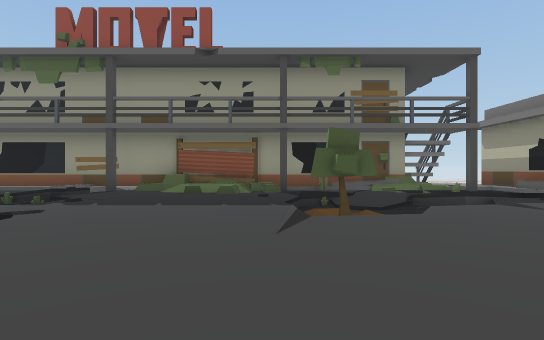
View 1 (above)

16 first-person views from a walk through a Unity game level. The camera is 1.2 m above the floor, looks level and sees 85° across. The floor is counted in squares, 2 m on a side. Each view is taken from the middle of a square. On the plan, view 1 faces up. The plan holds only what a view shows up to about 9 squares ahead; the rest is blank. The place goes on beyond the plan. The player character is not drawn. Some surface patterns are stand-ins.

View 2
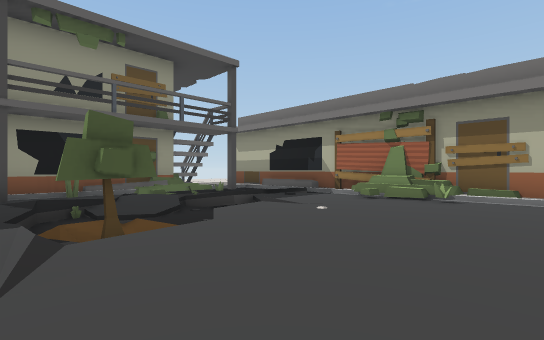

View 3
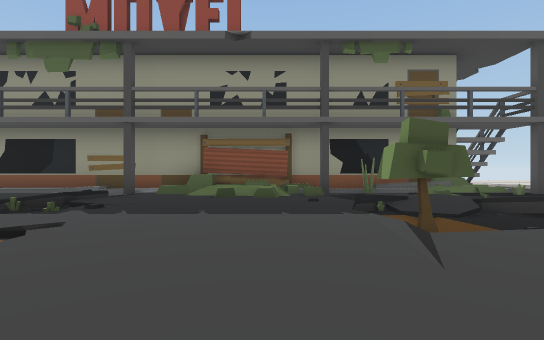

View 4
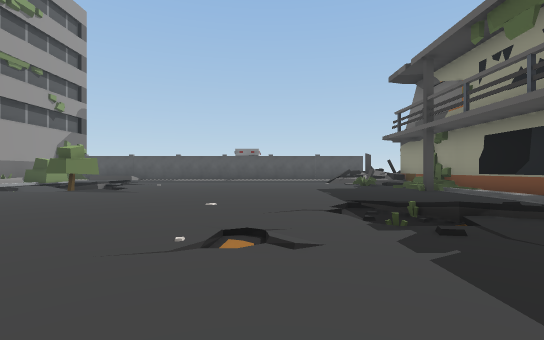

View 5
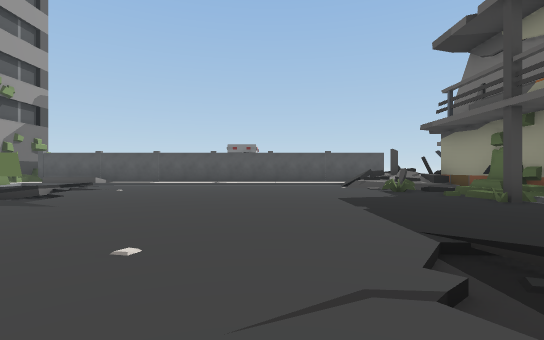

View 6
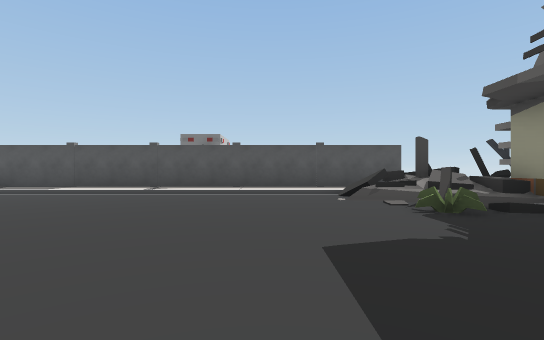

View 7
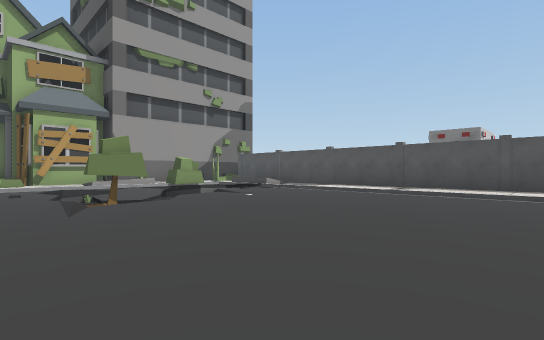

View 8
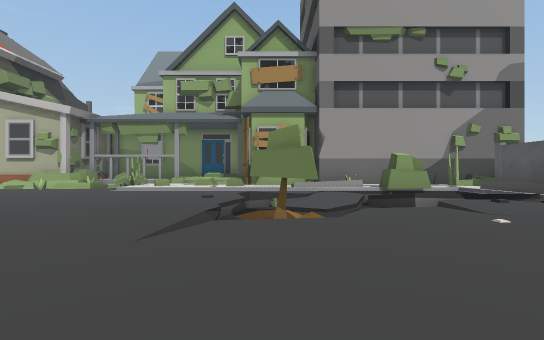

View 9
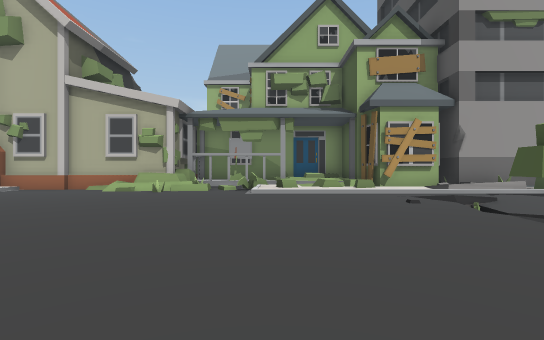

View 10
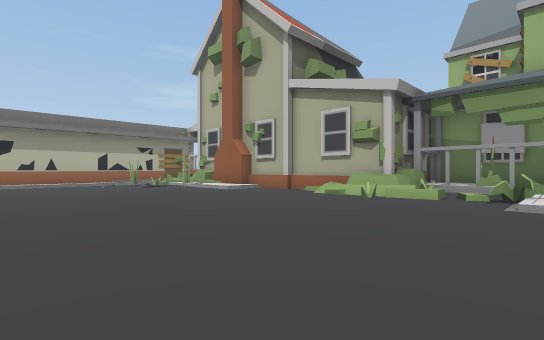

View 11
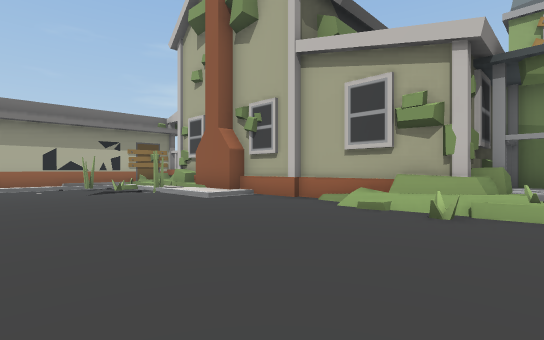

View 12
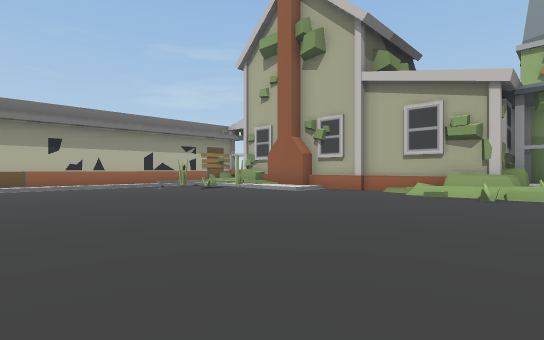

View 13
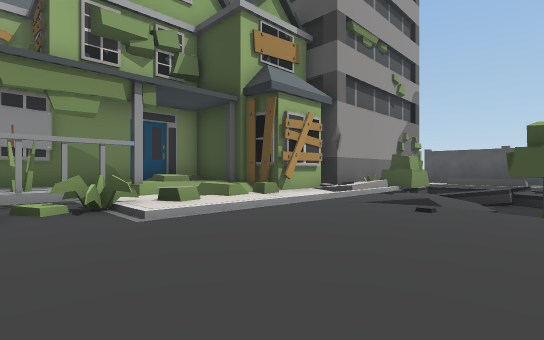

View 14
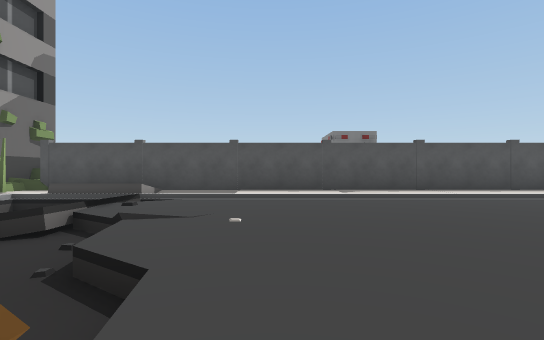

View 15
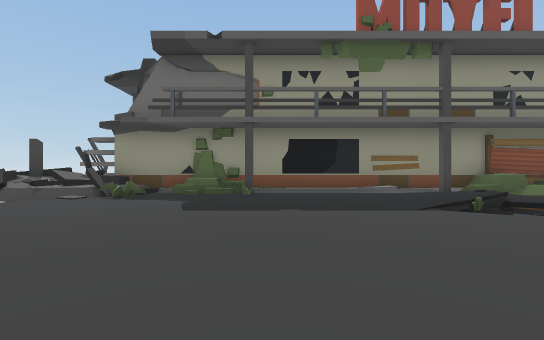

View 16
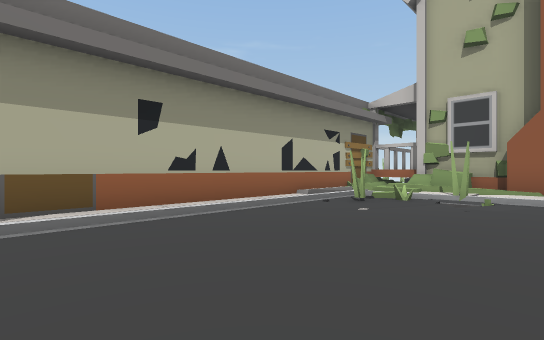

### Floor plan
Key: @ floor where view 1 was taken; # wall or solid block; . main floor; : floor 0.25 m higher than the main floor; + floor 0.5 m higher than the main floor; - floor 0.5 m lower than the main floor; / step, stairs or slope; = window, fence, low wall or low ledge; ^ raised ledge; T tree.
Columns run from 17 left of view 1 to 8 right of it. Each row starts with its distance up from view 1.
 10        #####    #
  9 ########///###^#######=##
  8 # #/==......////++./////#
  7 #///.=....../.....//////#
  6 #:.........///....T/--==#
  5 #:.........//.....///=..#
  4 #:.........../....//.../#
  3 #:.....................=#
  2 #/......................#
  1 #:......................##
  0 #:...............@......:#
 -1 #/....///...............:#
 -2 #./.=//T/...............:#
 -3 #=//=-///...............:#
 -4 #//////=............./.###
 -5 #//////..............//##
 -6 ##/##//.//::..=....::###
 -7 #  ######=#/=####.#####
 -8          ==#### ###

Positions as (right, up) in squares from view 1, and headings:
1: (0, 0), facing up
2: (0, 1), facing up-right
3: (-1, 1), facing up
4: (-1, 4), facing left
5: (-4, 4), facing left
6: (-8, 5), facing left
7: (-8, 5), facing down-left
8: (-10, 3), facing down
9: (-6, 2), facing down
10: (-6, 0), facing down-right
11: (-4, -2), facing down-right
12: (-4, 1), facing down-right
13: (-4, -2), facing down-left
14: (-9, 0), facing left
15: (-9, 1), facing up
16: (3, 1), facing down-right
